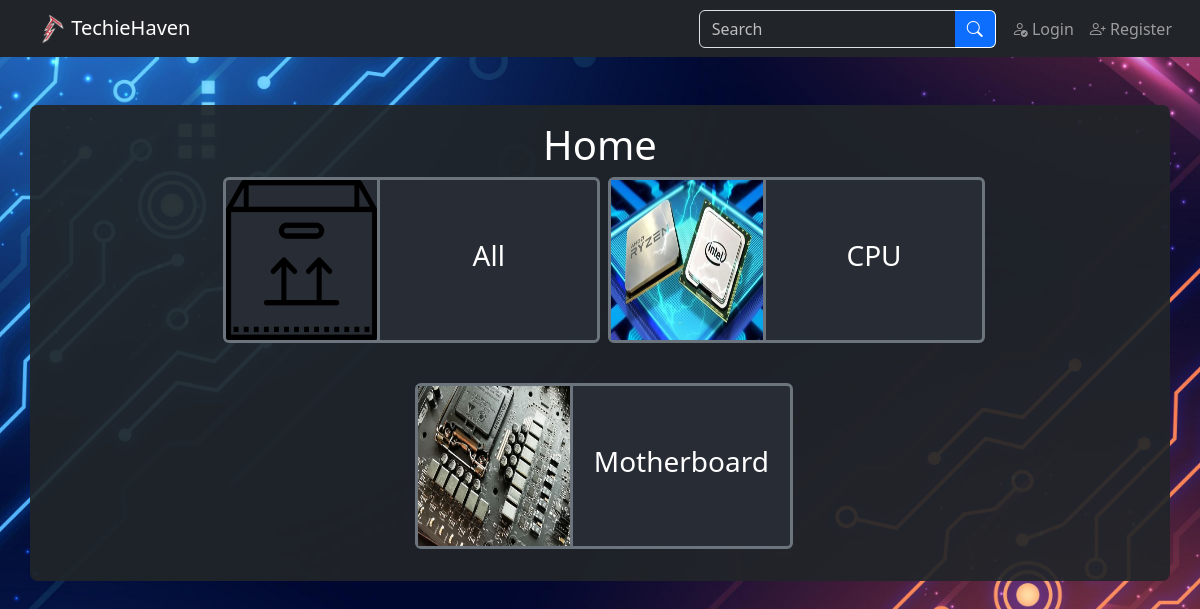
Page /php/home.php on the earlier database version.
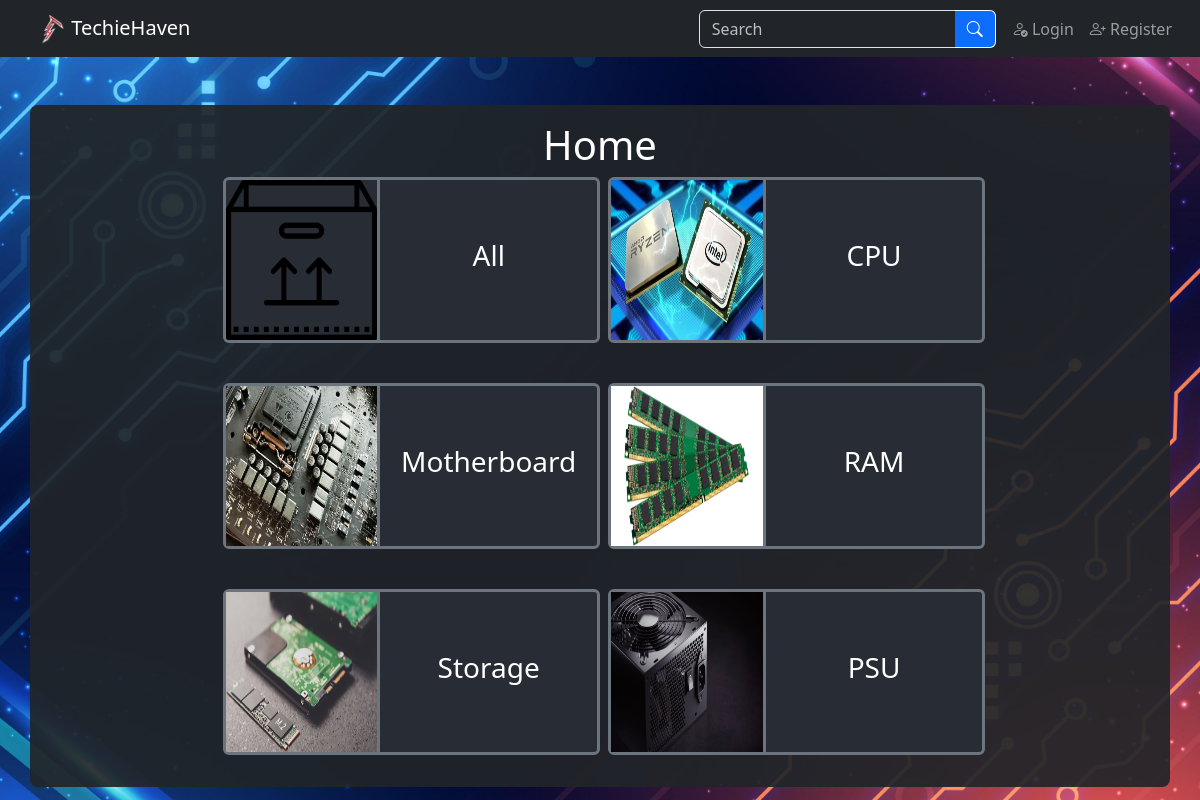
Same page on the later database version.
### tables this page shows
CREATE TABLE `tbl_category` (
  `id` int(25) NOT NULL,
  `category_name` varchar(255) NOT NULL,
  `category_picture` varchar(255) NOT NULL DEFAULT 'default.png'
);

### php/home.php (the view, shortened to what this page needs)
<?php
    include_once("../inc/database.php");
?>
<!doctype html>
<html lang="en">
    <head>
        <link rel="stylesheet" href="https://cdn.jsdelivr.net/npm/bootstrap-icons@1.10.5/font/bootstrap-icons.css">
        <link href="https://cdn.jsdelivr.net/npm/bootstrap@5.3.0-alpha3/dist/css/bootstrap.min.css" rel="stylesheet">
        <link href="../css/stylesheet.css" rel="stylesheet">
    </head>
    <body class="d-grid gap-5 bg-secondary">
        <?php include("../inc/navBar.php"); ?>
        <div class="container p-3 mb-2 bg-normal-92 text-white rounded-3">
            <h1 class="text-center mb-2 text-white">Home</h1>
            <div class="row row-cols-1 row-cols-md-3 g-4 text-center justify-content-md-center">
                <?php
                    $sqlQuery = "SELECT * FROM tbl_category ORDER BY CASE category_name WHEN 'All' THEN 1 ELSE 2 END;";
                    $sqlQueryResult = $connection->query($sqlQuery);
                    while($categoryData = $sqlQueryResult->fetch_assoc()){
                        $categoryName = $categoryData['category_name'];
                        $categoryPicture = $categoryData['category_picture'];
                        echo "
                        <div class='card mb-3 ms-2 border border-secondary border-3 card-color category-card p-0'>
                            <div class='row g-0'>
                                <div class='col-md-5 d-flex align-items-center'>
                                    <a href='item-list.php?category=$categoryName'><img class='img-fluid category-card-img border-end border-3 border-secondary' src='../img/category/$categoryPicture' alt='Image Unavailable'></a>
                                </div>
                                <div class='col-md-7 d-flex align-items-center'>
                                    <div class='card-body text-wrap text-break'>
                                        <h3 class='card-title line-clamp-category p-1'><a href='item-list.php?category=$categoryName' class='text-white text-decoration-none'>$categoryName</a></h3>
                                    </div>
                                </div>
                            </div>
                        </div>
                        ";
                    }
                ?>
            </div>
        </div>
    </body>
</html>

Differences in the rows shown:
added tbl_category: category_picture (picture), category_name "RAM"
added tbl_category: category_picture (picture), category_name "Storage"
added tbl_category: category_picture (picture), category_name "PSU"
